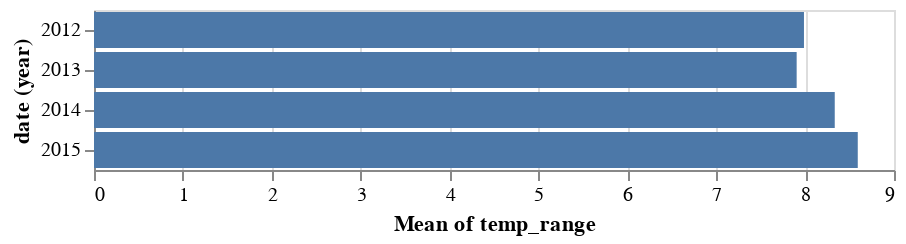

Notebook code cell kept with this figure:
### Code cell
alt.Chart(df).mark_bar().encode(
    x='mean(temp_range):Q',#'Q' specify quantitative data.
    y='year(date):O'
).transform_calculate(
    temp_range="datum.temp_max - datum.temp_min"
)

### Figure 1 — Vega-Lite specification as saved in the notebook (floating-point values rounded to 4 significant figures; data arrays with more than 128 entries replaced by an {"elided": "..."} marker saying what was removed)
{"config": {"view": {"continuousWidth": 400, "continuousHeight": 300}}, "data": {"name": "data-830c39fec90146253fb06a06c26374ef"}, "mark": "bar", "encoding": {"x": {"type": "quantitative", "aggregate": "mean", "field": "temp_range"}, "y": {"type": "ordinal", "field": "date", "timeUnit": "year"}}, "transform": [{"calculate": "datum.temp_max - datum.temp_min", "as": "temp_range"}], "$schema": "https://vega.github.io/schema/vega-lite/v4.8.1.json", "datasets": {"data-830c39fec90146253fb06a06c26374ef": {"elided": "1461 records"}}}
